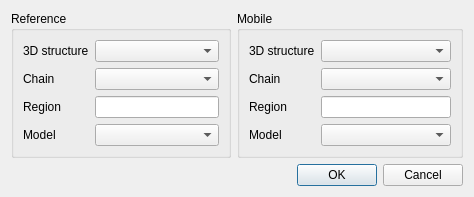
<?xml version="1.0" encoding="UTF-8"?>
<ui version="4.0">
 <class>StructuralAlignmentDialog</class>
 <widget class="QDialog" name="StructuralAlignmentDialog">
  <property name="geometry">
   <rect>
    <x>0</x>
    <y>0</y>
    <width>474</width>
    <height>185</height>
   </rect>
  </property>
  <property name="windowTitle">
   <string>Structural Alignment</string>
  </property>
  <layout class="QGridLayout" name="gridLayout">
   <item row="0" column="0">
    <widget class="QGroupBox" name="refGroup">
     <property name="title">
      <string>Reference</string>
     </property>
     <layout class="QFormLayout" name="formLayout">
      <item row="0" column="0">
       <widget class="QLabel" name="label">
        <property name="text">
         <string>3D structure</string>
        </property>
       </widget>
      </item>
      <item row="0" column="1">
       <widget class="QComboBox" name="reference">
        <property name="sizePolicy">
         <sizepolicy hsizetype="Expanding" vsizetype="Fixed">
          <horstretch>0</horstretch>
          <verstretch>0</verstretch>
         </sizepolicy>
        </property>
       </widget>
      </item>
      <item row="3" column="0">
       <widget class="QLabel" name="label_2">
        <property name="text">
         <string>Model</string>
        </property>
       </widget>
      </item>
      <item row="3" column="1">
       <widget class="QComboBox" name="refModel">
        <property name="sizePolicy">
         <sizepolicy hsizetype="Expanding" vsizetype="Fixed">
          <horstretch>0</horstretch>
          <verstretch>0</verstretch>
         </sizepolicy>
        </property>
       </widget>
      </item>
      <item row="1" column="1">
       <widget class="QComboBox" name="refChain">
        <property name="sizePolicy">
         <sizepolicy hsizetype="Expanding" vsizetype="Fixed">
          <horstretch>0</horstretch>
          <verstretch>0</verstretch>
         </sizepolicy>
        </property>
       </widget>
      </item>
      <item row="1" column="0">
       <widget class="QLabel" name="label_5">
        <property name="text">
         <string>Chain</string>
        </property>
       </widget>
      </item>
      <item row="2" column="1">
       <widget class="QLineEdit" name="refRegion"/>
      </item>
      <item row="2" column="0">
       <widget class="QLabel" name="label_7">
        <property name="text">
         <string>Region</string>
        </property>
       </widget>
      </item>
     </layout>
    </widget>
   </item>
   <item row="1" column="0" colspan="3">
    <spacer name="verticalSpacer">
     <property name="orientation">
      <enum>Qt::Vertical</enum>
     </property>
     <property name="sizeHint" stdset="0">
      <size>
       <width>20</width>
       <height>40</height>
      </size>
     </property>
    </spacer>
   </item>
   <item row="2" column="2">
    <widget class="QDialogButtonBox" name="buttonBox">
     <property name="orientation">
      <enum>Qt::Horizontal</enum>
     </property>
     <property name="standardButtons">
      <set>QDialogButtonBox::Cancel|QDialogButtonBox::Ok</set>
     </property>
    </widget>
   </item>
   <item row="0" column="1" colspan="2">
    <widget class="QGroupBox" name="altGroup">
     <property name="title">
      <string>Mobile</string>
     </property>
     <layout class="QFormLayout" name="formLayout_2">
      <item row="0" column="0">
       <widget class="QLabel" name="label_4">
        <property name="text">
         <string>3D structure</string>
        </property>
       </widget>
      </item>
      <item row="0" column="1">
       <widget class="QComboBox" name="alter">
        <property name="sizePolicy">
         <sizepolicy hsizetype="Expanding" vsizetype="Fixed">
          <horstretch>0</horstretch>
          <verstretch>0</verstretch>
         </sizepolicy>
        </property>
       </widget>
      </item>
      <item row="1" column="0">
       <widget class="QLabel" name="label_6">
        <property name="text">
         <string>Chain</string>
        </property>
       </widget>
      </item>
      <item row="1" column="1">
       <widget class="QComboBox" name="altChain">
        <property name="sizePolicy">
         <sizepolicy hsizetype="Expanding" vsizetype="Fixed">
          <horstretch>0</horstretch>
          <verstretch>0</verstretch>
         </sizepolicy>
        </property>
       </widget>
      </item>
      <item row="3" column="0">
       <widget class="QLabel" name="label_3">
        <property name="text">
         <string>Model</string>
        </property>
       </widget>
      </item>
      <item row="3" column="1">
       <widget class="QComboBox" name="altModel">
        <property name="sizePolicy">
         <sizepolicy hsizetype="Expanding" vsizetype="Fixed">
          <horstretch>0</horstretch>
          <verstretch>0</verstretch>
         </sizepolicy>
        </property>
       </widget>
      </item>
      <item row="2" column="1">
       <widget class="QLineEdit" name="altRegion"/>
      </item>
      <item row="2" column="0">
       <widget class="QLabel" name="label_8">
        <property name="text">
         <string>Region</string>
        </property>
       </widget>
      </item>
     </layout>
    </widget>
   </item>
  </layout>
 </widget>
 <resources/>
 <connections>
  <connection>
   <sender>buttonBox</sender>
   <signal>accepted()</signal>
   <receiver>StructuralAlignmentDialog</receiver>
   <slot>accept()</slot>
   <hints>
    <hint type="sourcelabel">
     <x>248</x>
     <y>254</y>
    </hint>
    <hint type="destinationlabel">
     <x>157</x>
     <y>274</y>
    </hint>
   </hints>
  </connection>
  <connection>
   <sender>buttonBox</sender>
   <signal>rejected()</signal>
   <receiver>StructuralAlignmentDialog</receiver>
   <slot>reject()</slot>
   <hints>
    <hint type="sourcelabel">
     <x>316</x>
     <y>260</y>
    </hint>
    <hint type="destinationlabel">
     <x>286</x>
     <y>274</y>
    </hint>
   </hints>
  </connection>
 </connections>
</ui>
